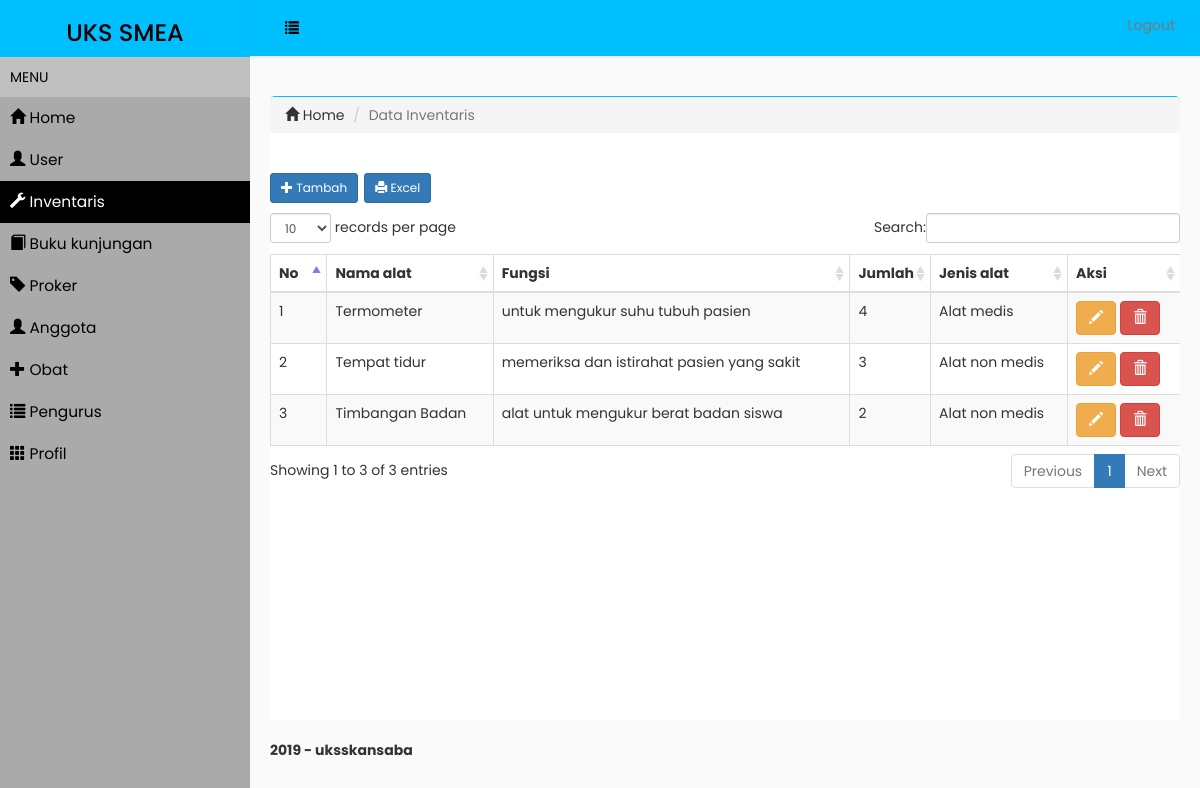
The page /index.php/inventaris on the database its author committed.
### tables this page shows
CREATE TABLE `tb_inventaris` (
  `id_inventaris` int(11) NOT NULL,
  `nama_alat` varchar(40) NOT NULL,
  `kegunaan` varchar(100) NOT NULL,
  `jumlah` int(5) NOT NULL,
  `jenis_alat` varchar(20) NOT NULL
);

### application/libraries/Uks.php (called while the page is built, shortened)
<?php
class Uks
{
	protected $rava;
	function __construct()
	{
		$this->rava = &get_instance();
	}
	function administrator($a,$b=null)
	{
		$data['administrator']=$this->rava->load->view($a,$b,true);
		$this->rava->load->view('admin/administrator',$data);
	}
}

### application/controllers/Inventaris.php (called while the page is built, shortened)
<?php
class Inventaris extends CI_Controller
{
	public function index()
	{
		$data=array(
      'alat'=>$this->inventaris_model->data_alat(),
      'page'=>"inventaris");
		$this->uks->administrator('admin/inventaris',$data);
	}
}

### index.php (called while the page is built, shortened)
<?php
require_once BASEPATH.'core/CodeIgniter.php';

### application/models/Inventaris_model.php (called while the page is built, shortened)
<?php
class Inventaris_model extends CI_Model
{
	public function data_alat()
	{
		return $this->db->get('tb_inventaris')->result();
	}
}

### application/views/admin/Inventaris.php (the view, shortened to what this page needs)
<section class='content-header'>
    <ol class='breadcrumb'>
        <li><a href='<?php echo base_url('administrator')?>'><i class='glyphicon glyphicon-home'></i> Home</a></li>
        <li class='active'>Data Inventaris</li>
    </ol>
</section>
<section class='content'>
    <div class='row'>
        <div class='col-xs-12'>
        <div class='box box-primary'>
            <div class='box-header with-border'>
                <h3 class='box-title'><a href="#" class="btn btn-primary btn-sm" data-toggle="modal" title="tambah data" onclick="add_alat()"><span class="glyphicon glyphicon-plus"></span> Tambah </a>
                <?php echo anchor(site_url('inventaris/excel'), ' <i class="glyphicon glyphicon-print" ></i> Excel', 'class="btn btn-primary btn-sm"'
                ); ?>
                </h3>
            </div>
        <div class='box-body table-responsive'>
            <div id="reload">
         <table class="table table-bordered table-striped" id="mytable">
            <thead>
                <tr>
                    <th width="40px">No</th>
                    <th>Nama alat</th>
                    <th>Fungsi</th>
                    <th>Jumlah</th>
                    <th>Jenis alat</th>
                    <th>Aksi</th>
                </tr>
            </thead>
            <tbody>
                    <?php
                    $no=1;
                    foreach($alat as $a){?>
                     <tr>
                         <td><?php echo $no++;?></td>
                         <td><?php echo $a->nama_alat;?></td>
                         <td><?php echo $a->kegunaan;?></td>
                         <td><?php echo $a->jumlah;?></td>
                         <td><?php echo $a->jenis_alat;?></td>
                                <td>
                                    <button class="btn btn-warning" title="edit" onclick="edit_alat(<?php echo $a->id_inventaris;?>)"><i class="glyphicon glyphicon-pencil"></i></button>
                                    <button class="btn btn-danger" title="hapus" onclick="delete_alat(<?php echo $a->id_inventaris;?>)"><i class="glyphicon glyphicon-trash"></i></button>
                                </td>
                      </tr>
                     <?php }?>
            </tbody>
        </table>
                            </div>
                        </div>
               </div>
        </div>
    </div>
</section>

### application/views/admin/Administrator.php (shortened to what this page needs)
<!DOCTYPE html>
<html>
    <head>
        <link rel="stylesheet" type="text/css" href="<?php echo base_url('assets/css/bootstrap.min.css');?>">
        <link rel="stylesheet" type="text/css" href="<?php echo base_url('assets/css/style3.css');?>">
        <link rel="stylesheet" type="text/css" href="<?php echo base_url('assets/datatables/dataTables.bootstrap.css');?>">
    </head>
    <body>
        <div class="wrapper">
            <div class="header">
                <h3 style="text-align: center;">UKS SMEA</h3>
            </div>
            <nav id="sidebar">
                <ul class="list-unstyled components">
                    <li class="atas">MENU</li>
                    <li class="<?php if($page == 'administrator'){echo 'active';} ?>">
                        <a href="<?php echo base_url('administrator');?>"> <i class="glyphicon glyphicon-home"></i> Home</a>
                    </li>
                    <li class="<?php if($page == 'user'){echo 'active';} ?>">
                       <a href="<?php echo base_url('user');?>">
                           <i class="glyphicon glyphicon-user"></i> User
                       </a>
                    </li>
                    <li class="<?php if($page == 'inventaris'){echo 'active';} ?>">
                        <a href="<?php echo base_url('inventaris');?>">
                          <i class="glyphicon glyphicon-wrench"></i> Inventaris
                        </a>
                    </li>
                    <li class="<?php if($page == 'buku_kunjungan'){echo 'active';} ?>">
                          <a href="<?php echo base_url('buku_kunjungan');?>">
                             <i class="glyphicon glyphicon-book"></i> Buku kunjungan
                          </a>
                    </li>
                    <li class="<?php if($page == 'proker'){echo 'active';} ?>">
                          <a href="<?php echo base_url('proker');?>">
                            <i class="glyphicon glyphicon-tag"></i> Proker
                          </a>
                    </li>
                    <li class="<?php if($page == 'anggota'){echo 'active';} ?>">
                        <a href="<?php echo base_url('anggota');?>">
                          <i class="glyphicon glyphicon-user"></i> Anggota
                        </a>
                    </li>
                    <li class="<?php if($page == 'obat'){echo 'active';} ?>">
                        <a href="<?php echo base_url('obat');?>">
                          <i class="glyphicon glyphicon-plus"></i> Obat
                        </a>
                    </li>
                    <li class="<?php if($page == 'pengurus'){echo 'active';} ?>">
                        <a href="<?php echo base_url('pengurus');?>">
                          <i class="glyphicon glyphicon-list"></i> Pengurus
                        </a>
                    </li>
                    <li class="<?php if($page == 'profil'){echo 'active';} ?>">
                        <a href="<?php echo base_url('profil');?>">
                          <i class="glyphicon glyphicon-th"></i> Profil
                        </a>
                    </li>
                </ul>
            </nav>
            <div id="content">
                <nav class="navbar navbar-default">
                    <div class="container-fluid">
                        <div class="navbar-header">
                            <button type="button" id="sidebarCollapse" class="navbar-btn">
                                <i class="glyphicon glyphicon-list"></i>
                            </button>
                        </div>
                        <ul class="nav navbar-nav navbar-right">
                            <li><a href="<?php echo base_url('login/logout');?>">Logout</a></li>
                        </ul>
                    </div>
                </nav>
            <section class="konten">
                <?php echo $administrator;?>
            </section>
        <footer class="footer" style="height: 32px; padding: 0 20px;">
            <strong>2019 - <a href="https://www.instagram.com/ptravahomebase">uksskansaba</a></strong>
        </footer>
            </div>
        </div>
    </body>
</html>

### assets/css/style3.css (style rules this page uses)
body { font-family: 'Poppins', sans-serif; background: #fafafa; }
a, a:hover, a:focus { color: inherit; text-decoration: none; transition: all 0.3s; }
.header { width: 250px; padding: 0.1px 10px; background: #00BFFF; color: black; }
.navbar { padding: 0.02vh 10px; background: #00BFFF; color: black; border: none; border-radius: 0; margin-bottom: 40px; box-shadow: 1px 1px 3px rgba(0, 0, 0, 0.1); }
.navbar-btn { box-shadow: none; outline: none !important; border: none; background: #00BFFF; color: black; padding: 10px; border-radius: 4px; }
#sidebar { width: 250px; position: relative; top: 0; left: 0; height: 91.8vh; z-index: 999; background: #aaa; color: black; transition: all 0.1s; }
.atas { background: #C0C0C0; padding:10px; color: black; }
#sidebar ul.components { padding: 0px 0; }
#sidebar ul li a { padding: 10px; font-size: 1.1em; display: block; }
#sidebar ul li.active > a, a[aria-expanded="true"] { color: #fff; background: black; }
#content { width: calc(100% - 250px); padding: 0; min-height: 100vh; transition: all 0.3s; position: absolute; top: 0; right: 0; }
.konten { margin: 20px; height: 78vh; background: white; border-radius: 5px; border-top: 1px solid #00BFFF; }

### rows shown on the page
tb_inventaris: nama_alat "Termometer", kegunaan "untuk mengukur suhu tubuh pasien", jumlah "4", jenis_alat "Alat medis"
tb_inventaris: nama_alat "Tempat tidur", kegunaan "memeriksa dan istirahat pasien yang sakit", jumlah "3", jenis_alat "Alat non medis"
tb_inventaris: nama_alat "Timbangan Badan", kegunaan "alat untuk mengukur berat badan siswa", jumlah "2", jenis_alat "Alat non medis"
